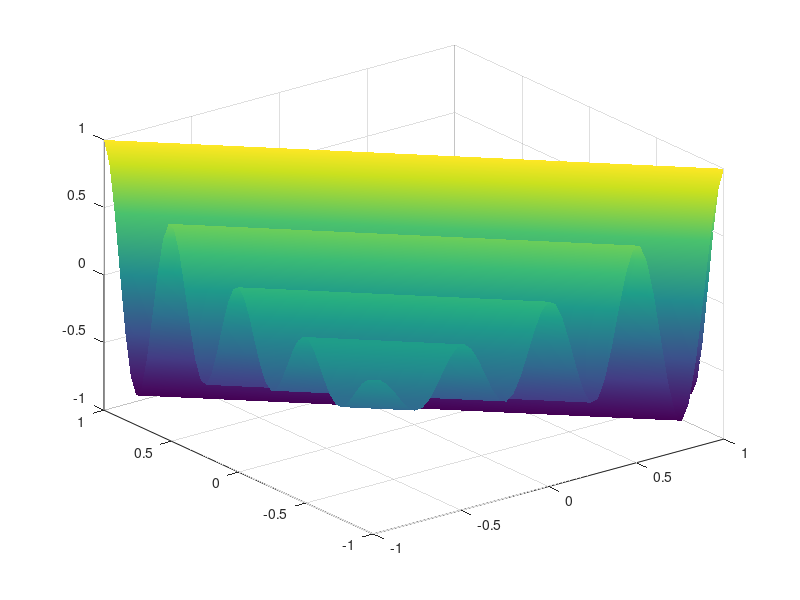

This figure's MATLAB source:
x = linspace(-1,1,51);
y = linspace(-1,1,51);

[XX,YY] = meshgrid(x,y);

f = cos(4*pi*(XX+YY)).*exp(-abs(XX+YY));
surf(x,y,f)
shading interp